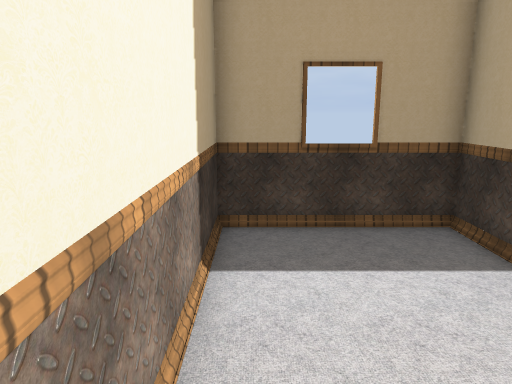
View 1 (above)

14 first-person views from a walk through a 3-D level made in the Godot game engine. The camera is 1.4 m above the floor, tilts 12° down and sees 70° across. The floor is counted in squares, 0.5 m on a side. Each view is taken from the middle of a square. On the plan, view 1 faces up. The plan holds only what a view shows up to about 20 squares ahead; the rest is blank. The place goes on beyond the plan. Characters and animated objects are not drawn. Some surface patterns are stand-ins.

View 2
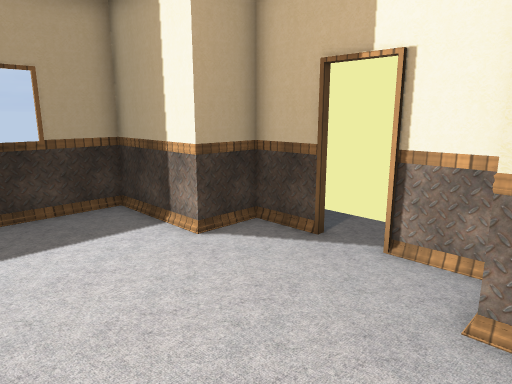

View 3
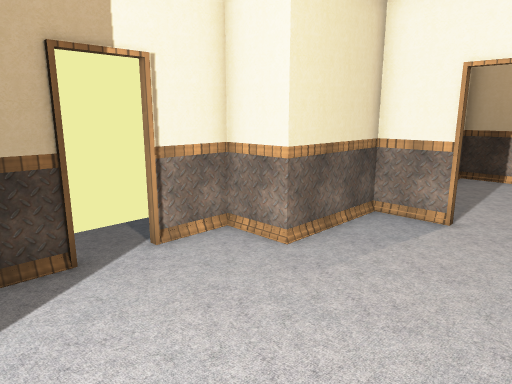

View 4
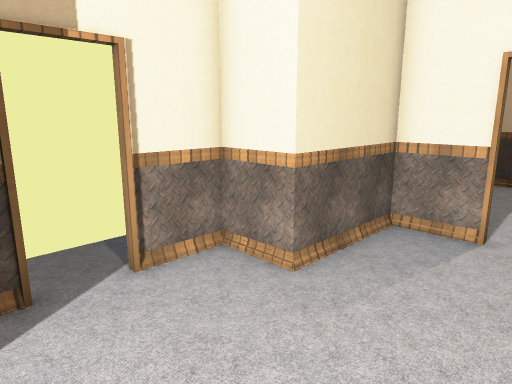

View 5
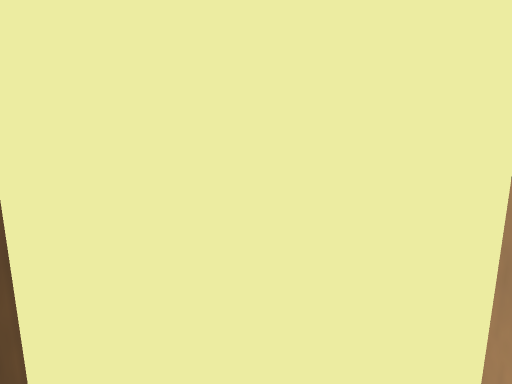

View 6
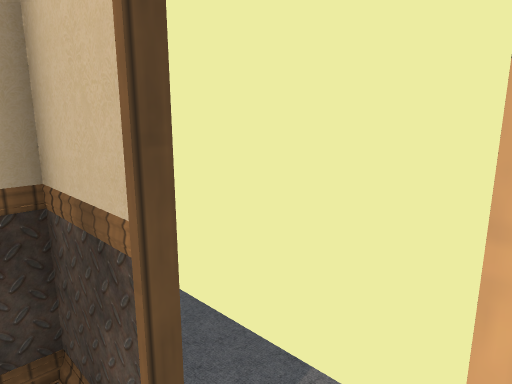

View 7
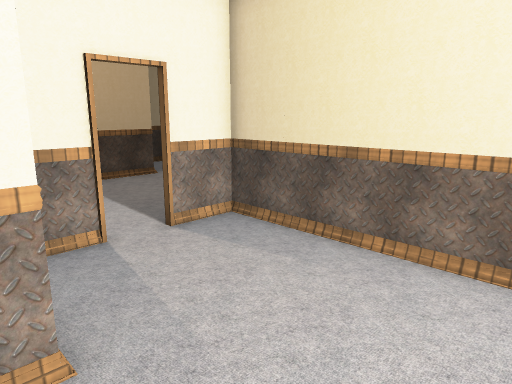

View 8
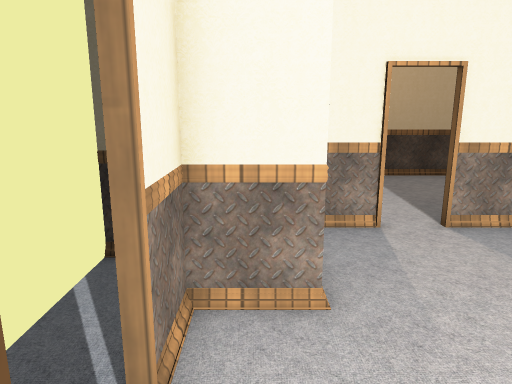

View 9
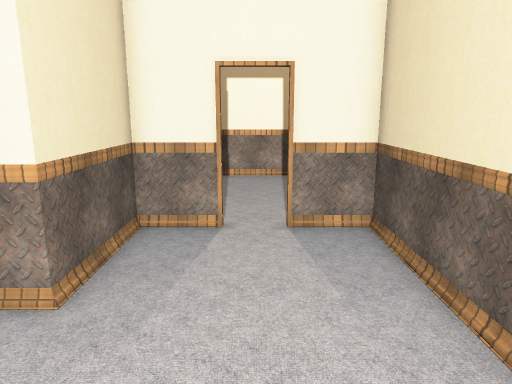

View 10
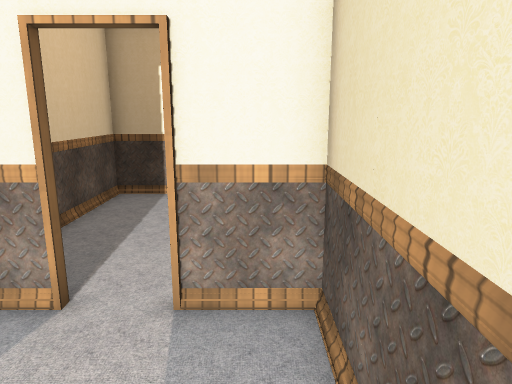

View 11
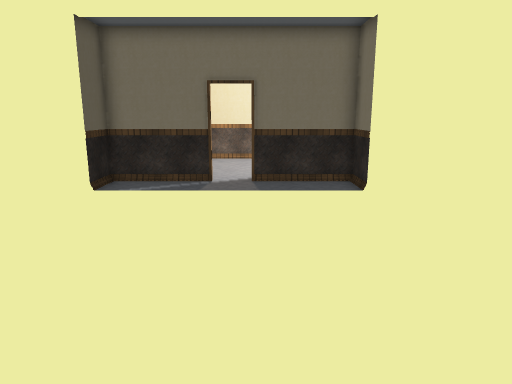

View 12
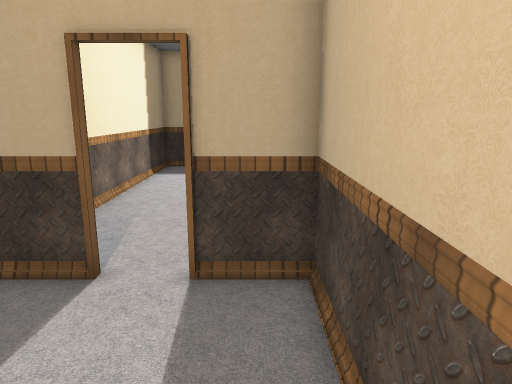

View 13
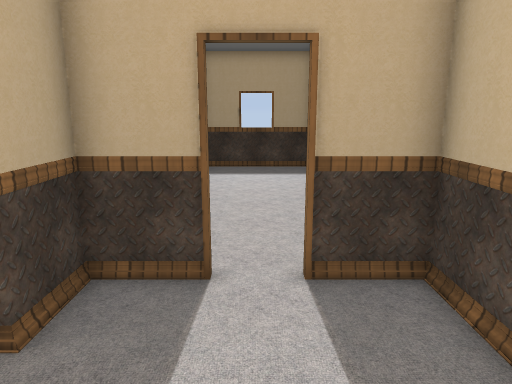

View 14
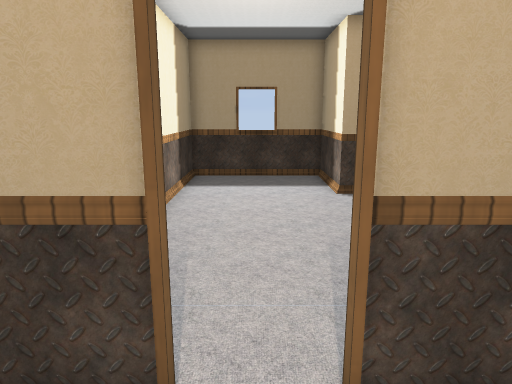

### Floor plan
Points are (right, up) in squares from view 1. A wall is a line through its corners. A room is listed if a view was taken in it or the views show most of it. See-through windows are left out.
Room 1 (views 1, 2, 3, 4, 5, 6, 7, 8, 9, 10)
walls: (7, 2.8) (7, 5) (5, 5) (5, 9) (-1, 9) (-1, -5) (1.2, -5); (2.7, -5) (5.1, -5); (5, -5) (5, -1) (7, -1) (7, 1.3)
ways out: opening at (7, 2) to room 2; opening at (2, -5) to room 3
Room 2 (view 11)
walls: (7, 1.2) (7, -3.1) (22.9, -3.1) (22.9, 7) (7, 7) (7, 2.8)
ways out: opening at (7, 2) to room 1
Room 3 (views 12, 13, 14)
walls: (1.2, -5) (-1, -5) (-1, -7); (5.1, -5) (2.8, -5); (-1.5, -13) (5, -13) (5, -5)
ways out: opening at (2, -5) to room 1

Where each view was taken, in squares from view 1:
view 1: 0 up, 0 right, facing up
view 2: 2 down, 0 right, facing up-right
view 3: 5 up, 0 right, facing down-right
view 4: 4 up, 1 right, facing down-right
view 5: 2 up, 6 right, facing right
view 6: 1 up, 6 right, facing up-right
view 7: 3 up, 6 right, facing down-left
view 8: 4 up, 6 right, facing down
view 9: 4 up, 2 right, facing down
view 10: 0 up, 0 right, facing down
view 11: 3 up, 22 right, facing left
view 12: 11 down, 4 right, facing up
view 13: 11 down, 2 right, facing up
view 14: 8 down, 2 right, facing up
